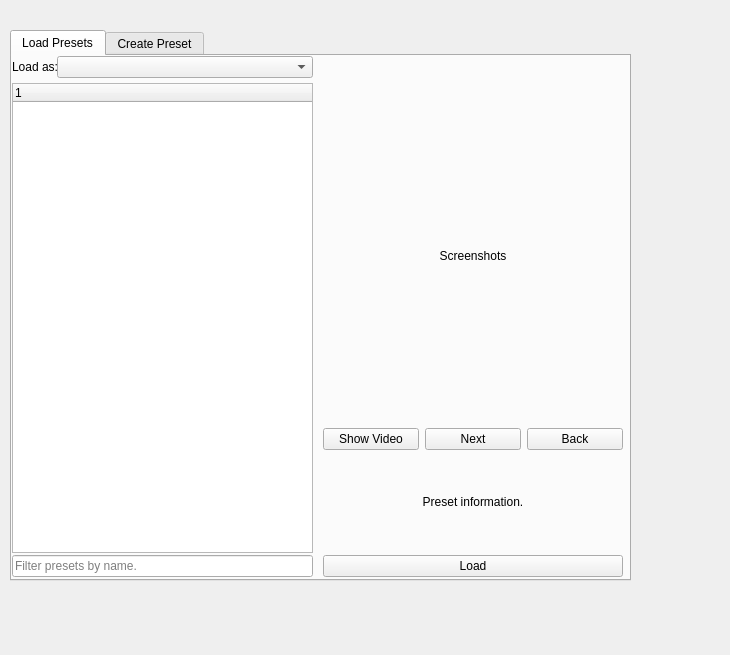
<?xml version="1.0" encoding="UTF-8"?>
<ui version="4.0">
 <class>Form</class>
 <widget class="QWidget" name="Form">
  <property name="geometry">
   <rect>
    <x>0</x>
    <y>0</y>
    <width>730</width>
    <height>655</height>
   </rect>
  </property>
  <property name="windowTitle">
   <string>Form</string>
  </property>
  <widget class="QTabWidget" name="tabWidget">
   <property name="geometry">
    <rect>
     <x>10</x>
     <y>30</y>
     <width>621</width>
     <height>551</height>
    </rect>
   </property>
   <property name="currentIndex">
    <number>0</number>
   </property>
   <widget class="QWidget" name="load_presets">
    <attribute name="title">
     <string>Load Presets</string>
    </attribute>
    <widget class="QWidget" name="gridLayoutWidget">
     <property name="geometry">
      <rect>
       <x>0</x>
       <y>0</y>
       <width>611</width>
       <height>521</height>
      </rect>
     </property>
     <layout class="QGridLayout" name="gridLayout">
      <property name="horizontalSpacing">
       <number>10</number>
      </property>
      <property name="verticalSpacing">
       <number>5</number>
      </property>
      <item row="6" column="3">
       <layout class="QVBoxLayout" name="verticalLayout">
        <property name="spacing">
         <number>2</number>
        </property>
        <item>
         <layout class="QVBoxLayout" name="verticalLayout_2" stretch="10,0,3">
          <property name="spacing">
           <number>0</number>
          </property>
          <item>
           <widget class="QLabel" name="label_screenshots">
            <property name="text">
             <string>Screenshots</string>
            </property>
            <property name="alignment">
             <set>Qt::AlignCenter</set>
            </property>
           </widget>
          </item>
          <item>
           <layout class="QHBoxLayout" name="horizontalLayout_4">
            <property name="spacing">
             <number>6</number>
            </property>
            <item>
             <widget class="QPushButton" name="btn_l_show">
              <property name="text">
               <string>Show Video</string>
              </property>
             </widget>
            </item>
            <item>
             <widget class="QPushButton" name="btn_l_back">
              <property name="text">
               <string>Next</string>
              </property>
             </widget>
            </item>
            <item>
             <widget class="QPushButton" name="btn_l_next">
              <property name="text">
               <string>Back</string>
              </property>
             </widget>
            </item>
           </layout>
          </item>
          <item>
           <widget class="QLabel" name="label_info">
            <property name="text">
             <string>Preset information.</string>
            </property>
            <property name="alignment">
             <set>Qt::AlignCenter</set>
            </property>
           </widget>
          </item>
         </layout>
        </item>
        <item>
         <widget class="QPushButton" name="btn_load">
          <property name="text">
           <string>Load</string>
          </property>
         </widget>
        </item>
       </layout>
      </item>
      <item row="7" column="0">
       <spacer name="horizontalSpacer">
        <property name="orientation">
         <enum>Qt::Horizontal</enum>
        </property>
        <property name="sizeHint" stdset="0">
         <size>
          <width>40</width>
          <height>0</height>
         </size>
        </property>
       </spacer>
      </item>
      <item row="2" column="3">
       <widget class="QLabel" name="label_username">
        <property name="text">
         <string/>
        </property>
       </widget>
      </item>
      <item row="7" column="3">
       <spacer name="horizontalSpacer_2">
        <property name="orientation">
         <enum>Qt::Horizontal</enum>
        </property>
        <property name="sizeHint" stdset="0">
         <size>
          <width>40</width>
          <height>0</height>
         </size>
        </property>
       </spacer>
      </item>
      <item row="2" column="0">
       <layout class="QHBoxLayout" name="horizontalLayout_2" stretch="1,2">
        <item>
         <widget class="QLabel" name="label_txt1">
          <property name="maximumSize">
           <size>
            <width>45</width>
            <height>16777215</height>
           </size>
          </property>
          <property name="text">
           <string>Load as:</string>
          </property>
         </widget>
        </item>
        <item>
         <widget class="QComboBox" name="comboBox"/>
        </item>
       </layout>
      </item>
      <item row="6" column="0">
       <layout class="QVBoxLayout" name="verticalLayout_6">
        <property name="spacing">
         <number>2</number>
        </property>
        <item>
         <widget class="QTreeWidget" name="treeWidget">
          <column>
           <property name="text">
            <string notr="true">1</string>
           </property>
          </column>
         </widget>
        </item>
        <item>
         <widget class="QLineEdit" name="lineEdit_filter">
          <property name="text">
           <string/>
          </property>
          <property name="placeholderText">
           <string>Filter presets by name.</string>
          </property>
         </widget>
        </item>
       </layout>
      </item>
     </layout>
    </widget>
   </widget>
   <widget class="QWidget" name="create_presets">
    <attribute name="title">
     <string>Create Preset</string>
    </attribute>
    <widget class="QWidget" name="gridLayoutWidget_2">
     <property name="geometry">
      <rect>
       <x>10</x>
       <y>10</y>
       <width>601</width>
       <height>511</height>
      </rect>
     </property>
     <layout class="QGridLayout" name="gridLayout_2" rowstretch="0,80,0,0,0,0" columnstretch="0,0">
      <property name="verticalSpacing">
       <number>0</number>
      </property>
      <item row="3" column="1">
       <spacer name="horizontalSpacer_4">
        <property name="orientation">
         <enum>Qt::Horizontal</enum>
        </property>
        <property name="sizeHint" stdset="0">
         <size>
          <width>40</width>
          <height>0</height>
         </size>
        </property>
       </spacer>
      </item>
      <item row="4" column="0">
       <widget class="QLabel" name="label_drop">
        <property name="sizePolicy">
         <sizepolicy hsizetype="Expanding" vsizetype="Preferred">
          <horstretch>0</horstretch>
          <verstretch>0</verstretch>
         </sizepolicy>
        </property>
        <property name="styleSheet">
         <string notr="true">border: 2px dashed #aaa</string>
        </property>
        <property name="text">
         <string>Drop your preset here.</string>
        </property>
        <property name="alignment">
         <set>Qt::AlignCenter</set>
        </property>
       </widget>
      </item>
      <item row="5" column="1">
       <widget class="QPushButton" name="btn_create">
        <property name="text">
         <string>Create</string>
        </property>
       </widget>
      </item>
      <item row="3" column="0">
       <spacer name="horizontalSpacer_3">
        <property name="orientation">
         <enum>Qt::Horizontal</enum>
        </property>
        <property name="sizeHint" stdset="0">
         <size>
          <width>40</width>
          <height>0</height>
         </size>
        </property>
       </spacer>
      </item>
      <item row="5" column="0">
       <layout class="QHBoxLayout" name="horizontalLayout_3">
        <item>
         <widget class="QLabel" name="label_txt2">
          <property name="text">
           <string>Category/Name:</string>
          </property>
         </widget>
        </item>
        <item>
         <widget class="QLineEdit" name="lineEdit_name"/>
        </item>
       </layout>
      </item>
      <item row="1" column="1">
       <layout class="QVBoxLayout" name="verticalLayout_3" stretch="0,0">
        <property name="spacing">
         <number>2</number>
        </property>
        <item>
         <widget class="QLabel" name="label_record">
          <property name="sizePolicy">
           <sizepolicy hsizetype="Preferred" vsizetype="Expanding">
            <horstretch>0</horstretch>
            <verstretch>0</verstretch>
           </sizepolicy>
          </property>
          <property name="text">
           <string>Screenshots</string>
          </property>
          <property name="alignment">
           <set>Qt::AlignCenter</set>
          </property>
         </widget>
        </item>
        <item>
         <layout class="QHBoxLayout" name="horizontalLayout" stretch="2,1,1,2">
          <property name="spacing">
           <number>0</number>
          </property>
          <item>
           <widget class="QPushButton" name="btn_r_record">
            <property name="text">
             <string>Record</string>
            </property>
           </widget>
          </item>
          <item>
           <widget class="QPushButton" name="btn_r_next">
            <property name="text">
             <string>Next</string>
            </property>
            <property name="autoExclusive">
             <bool>false</bool>
            </property>
            <property name="flat">
             <bool>false</bool>
            </property>
           </widget>
          </item>
          <item>
           <widget class="QPushButton" name="btn_r_back">
            <property name="text">
             <string>Back</string>
            </property>
           </widget>
          </item>
          <item>
           <widget class="QPushButton" name="btn_r_show">
            <property name="text">
             <string>Show</string>
            </property>
           </widget>
          </item>
         </layout>
        </item>
       </layout>
      </item>
      <item row="4" column="1">
       <widget class="QTextEdit" name="txtEdit_info">
        <property name="sizePolicy">
         <sizepolicy hsizetype="Expanding" vsizetype="Minimum">
          <horstretch>0</horstretch>
          <verstretch>0</verstretch>
         </sizepolicy>
        </property>
        <property name="html">
         <string>&lt;!DOCTYPE HTML PUBLIC &quot;-//W3C//DTD HTML 4.0//EN&quot; &quot;http://www.w3.org/TR/REC-html40/strict.dtd&quot;&gt;
&lt;html&gt;&lt;head&gt;&lt;meta name=&quot;qrichtext&quot; content=&quot;1&quot; /&gt;&lt;meta charset=&quot;utf-8&quot; /&gt;&lt;style type=&quot;text/css&quot;&gt;
p, li { white-space: pre-wrap; }
hr { height: 1px; border-width: 0; }
li.unchecked::marker { content: &quot;\2610&quot;; }
li.checked::marker { content: &quot;\2612&quot;; }
&lt;/style&gt;&lt;/head&gt;&lt;body style=&quot; font-family:'Segoe UI'; font-size:9pt; font-weight:400; font-style:normal;&quot;&gt;
&lt;p style=&quot;-qt-paragraph-type:empty; margin-top:0px; margin-bottom:0px; margin-left:0px; margin-right:0px; -qt-block-indent:0; text-indent:0px;&quot;&gt;&lt;br /&gt;&lt;/p&gt;&lt;/body&gt;&lt;/html&gt;</string>
        </property>
        <property name="placeholderText">
         <string>Add description of your setup please.</string>
        </property>
       </widget>
      </item>
      <item row="1" column="0">
       <widget class="QListWidget" name="listWidget">
        <property name="sizePolicy">
         <sizepolicy hsizetype="Expanding" vsizetype="Minimum">
          <horstretch>0</horstretch>
          <verstretch>0</verstretch>
         </sizepolicy>
        </property>
       </widget>
      </item>
     </layout>
    </widget>
   </widget>
  </widget>
 </widget>
 <resources/>
 <connections/>
</ui>
